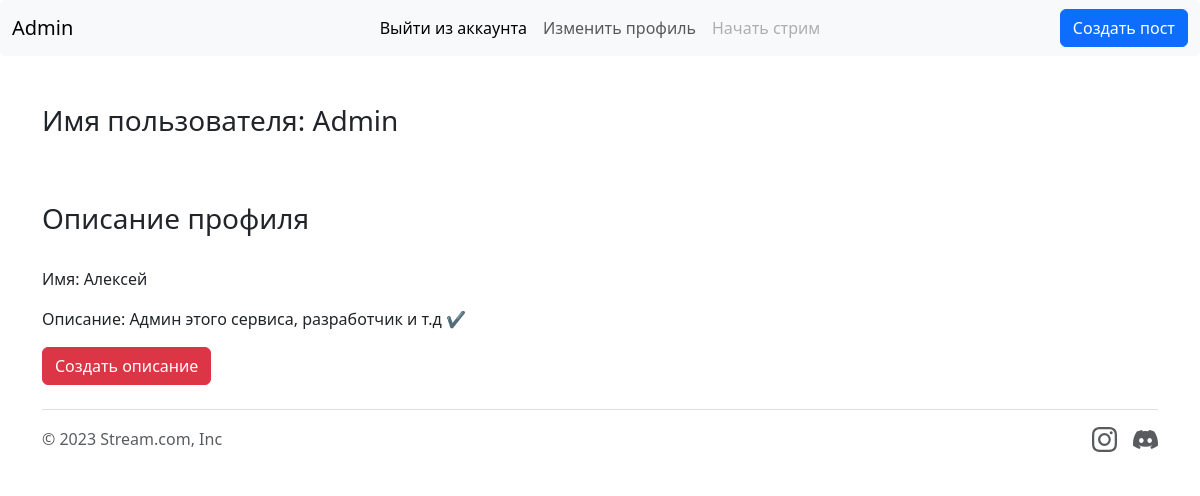
/user/1 (signed in), run on the app's committed database.
### server/main.py (models this page shows)
class User(db.Model, UserMixin):
    id = db.Column(db.Integer, primary_key=True)
    username = db.Column(db.String(20), unique=True, nullable=False)
    password = db.Column(db.String(60), nullable=False)

class Datauser(db.Model):
    id = db.Column(db.Integer, primary_key=True)
    description = db.Column(db.String(200), nullable=False, default="Нету описания")
    name = db.Column(db.String(100), nullable=False, default="Неуказано имя")

### server/main.py (the view)
@app.route('/user/<int:id>')
@login_required
def data(id):
    base = User.query.get(id)
    datauser = Datauser.query.get(id)
    return render_template('dashboard.html', base=base, datauser=datauser)

### server/main.py (called while the page is built)
@login_manager.user_loader
def load_user(user_id):
    return User.query.get(int(user_id))

### server/templates/dashboard.html (shortened to what this page needs)
{% extends 'user.html' %}
{% block content %}
<br><br>
<div class="container">
    <h1 class="h3 mb-3 fw-normal">Имя пользователя: {{ base.username }}</h1><br><br>
    <div class="row">
        <div class="col-8">
            <h3>Описание профиля</h3>
            <br>
            <p>Имя: {{ datauser.name }}</p>
            <p>Описание: {{ datauser.description }}</p>
            <a href="/user/{{ base.id }}/add" class="btn btn-danger">Создать описание</a>
        </div>
    </div>
</div>
{% endblock %}

### server/templates/user.html (shortened to what this page needs)
<!doctype html>
<html lang="ru">
<head>
    <link href="https://cdn.jsdelivr.net/npm/bootstrap@5.3.0-alpha1/dist/css/bootstrap.min.css" rel="stylesheet">
</head>
<body>
<nav class="navbar navbar-expand-lg bg-light rounded" aria-label="Thirteenth navbar example">
      <div class="container-fluid">
        <div class="navbar-collapse d-lg-flex collapse show" id="navbarsExample11" style="">
          <a class="navbar-brand col-lg-3 me-0" href="/user/{{ base.id }}">{{ base.username }}</a>
          <ul class="navbar-nav col-lg-6 justify-content-lg-center">
            <li class="nav-item">
              <a class="nav-link active" aria-current="page" href="/logout">Выйти из аккаунта</a>
            </li>
            <li class="nav-item">
              <a class="nav-link" href="/user/{{ base.id }}/edit">Изменить профиль</a>
            </li>
            <li class="nav-item">
              <a class="nav-link disabled">Начать стрим</a>
            </li>
          </ul>
          <div class="d-lg-flex col-lg-3 justify-content-lg-end">
            <a href="/social" ><button class="btn btn-primary">Создать пост</button></a>
          </div>
        </div>
      </div>
    </nav>
{% block content %}
{% endblock %}
<div class="container">
  <footer class="d-flex flex-wrap justify-content-between align-items-center py-3 my-4 border-top">
    <div class="col-md-4 d-flex align-items-center">
      <span class="mb-3 mb-md-0 text-muted">© 2023 Stream.com, Inc</span>
    </div>
    <ul class="nav col-md-4 justify-content-end list-unstyled d-flex">
      <li class="ms-3"><a class="text-muted" href="https://instagram.com/"></a></li>
      <li class="ms-3"><a class="text-muted" href="https://discord.com/"></a></li>
    </ul>
  </footer>
</div>
</body>
</html>

### data on the page
User: username "Admin"
Datauser: name "Алексей", description "Админ этого сервиса, разработчик и т.д ✔"
